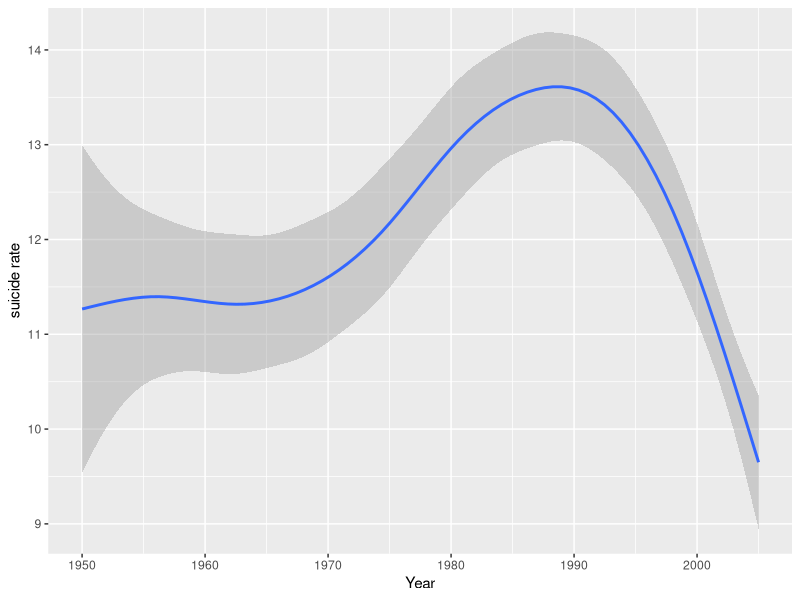

Write R code to recreate this figure.
## ---- chunk 1
# Based on Wickham workshop
library(tidyverse)
setwd("~/CLU Google Drive/My Documents/Statistics Instruction/Suicide_Global/data")
# clear up console
#update.packages(ask=FALSE)
global <- read_csv("suicide-rates-by-country.csv")

## ---- chunk 2
plot <- ggplot(global, aes(Year, `suicide rate`)) +
  geom_smooth()
plot

